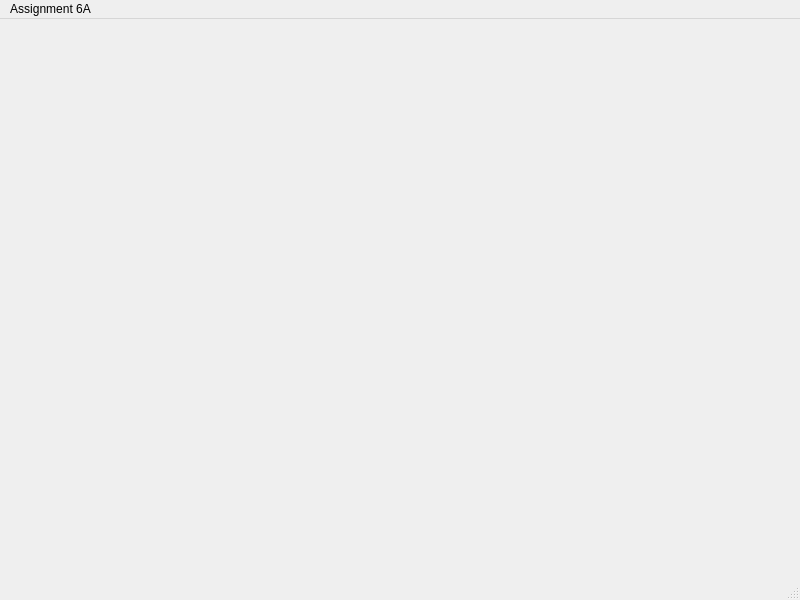
<?xml version="1.0" encoding="UTF-8"?>
<ui version="4.0">
 <class>MainWindow</class>
 <widget class="QMainWindow" name="MainWindow">
  <property name="geometry">
   <rect>
    <x>0</x>
    <y>0</y>
    <width>800</width>
    <height>600</height>
   </rect>
  </property>
  <property name="windowTitle">
   <string>MainWindow</string>
  </property>
  <widget class="QWidget" name="centralwidget">
   <widget class="DrawingArea" name="drawingArea" native="true">
    <property name="geometry">
     <rect>
      <x>40</x>
      <y>50</y>
      <width>501</width>
      <height>381</height>
     </rect>
    </property>
   </widget>
  </widget>
  <widget class="QMenuBar" name="menubar">
   <property name="geometry">
    <rect>
     <x>0</x>
     <y>0</y>
     <width>800</width>
     <height>26</height>
    </rect>
   </property>
   <widget class="QMenu" name="menuAssignment_6A">
    <property name="title">
     <string>Assignment 6A</string>
    </property>
   </widget>
   <addaction name="menuAssignment_6A"/>
  </widget>
  <widget class="QStatusBar" name="statusbar"/>
 </widget>
 <customwidgets>
  <customwidget>
   <class>DrawingArea</class>
   <extends>QWidget</extends>
   <header>drawingarea.h</header>
   <container>1</container>
  </customwidget>
 </customwidgets>
 <resources/>
 <connections/>
</ui>
